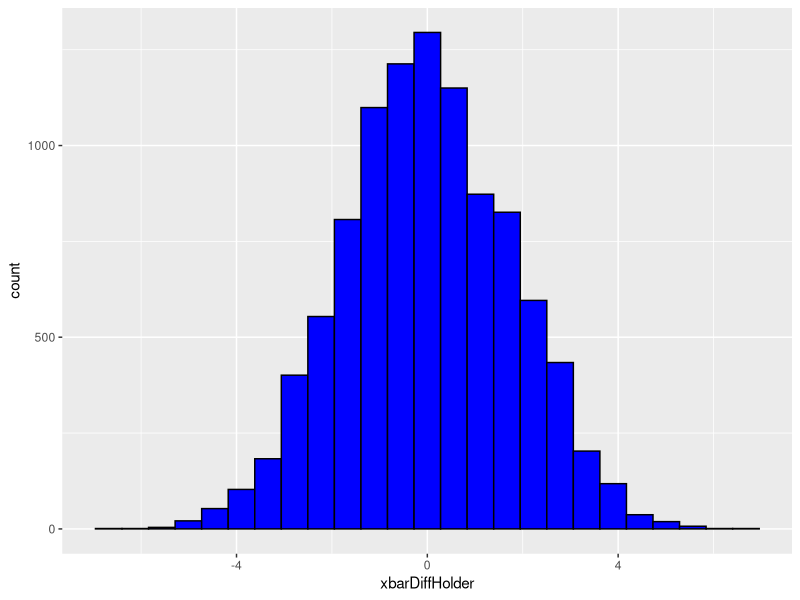

Recreate this plot in R.
fired = c(34,37, 37, 38, 41, 42, 43, 44, 44, 45, 45, 45, 46, 48, 49, 53, 53, 54, 54, 55, 56)
notfired = c(27, 33, 36, 37, 38, 38, 39, 42, 42, 43, 43, 44, 44, 44, 45, 45, 45, 45, 46, 46, 47, 47, 48, 48, 49, 49, 51, 51, 52, 54)
#hist(fired)
#hist(notfired)
library(tidyverse)

obersved_diff=mean(fired)-mean(notfired)
obersved_diff
fired=data.frame(Value=fired, Status='Fired')
notfired=data.frame(Value=notfired, Status='Notfired')

employee=rbind(fired,notfired)
employee
xbarDiffHolder = numeric(10000)
for (i in 1:10000)
{
  scramble_employee=sample(employee$Status, 51)
  employeeTemp=employee
  employeeTemp$Status=scramble_employee
  
  xbars=employeeTemp %>% group_by(Status) %>% summarize(mean=mean(Value))
  xbars
  xbarNminusT=xbars[2,2]-xbars[1,2]
  xbarNminusT
  xbarDiffHolder[i]=xbarNminusT$mean
}

ggplot(mapping=aes(x=xbarDiffHolder), color='black')+geom_histogram(bins=25, color='black', fill='blue')

num_more_extreme = sum((xbarDiffHolder) >= 1.92381)
num_more_extreme

pvalue = num_more_extreme / 10000
pvalue

Fired = c(34, 37, 37, 38, 41, 42, 43, 44, 44, 45, 45, 45, 46, 48, 49, 53, 53, 54, 54, 55, 56)
Not_fired = c(27, 33, 36, 37, 38, 38, 39, 42, 42, 43, 43, 44, 44, 44, 45, 45, 45, 45, 46, 46, 47, 47, 48, 48, 49, 49, 51, 51, 52, 54)
t.test(x = Fired, y = Not_fired, conf.int = .95, var.equal = TRUE, alternative = "two.sided")
